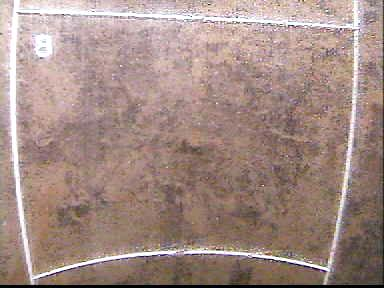
%> input picture matlab/im.jpg, 384 x 288 px
$ octave demo_interpolation.m   (GNU Octave 9; MATLAB toolbox functions it lacks are replaced by stand-ins)
%> lines starting %> are read from the running program, lines starting %| are printed output that depends on the picture
### matlab/rbfwarp2d.m
function [imo,mask] = rbfwarp2d( im, ps, pd, varargin )
% Radial base function/Thin-plate spline 2D image warping.
% [imo,mask] = rbfwarp2d( im, ps, pd, method)
%   input:
%       im: image 2d matrix
%       ps: 2d source landmark [n*2]
%       pd: 2d destin landmark [n*2]
%       method:
%         'gau',r  - for Gaussian function   ko = exp(-|pi-pj|/r.^2);
%         'thin'   - for Thin plate function ko = (|pi-pj|^2) * log(|pi-pj|^2)
%   output:
%       imo  : output matrix
%       mask : mask for output matrix, 0/1 means out/in the border
%
%   Bookstein, F. L.
%   "Principal Warps: Thin Plate Splines and the Decomposition of Deformations."
%   IEEE Trans. Pattern Anal. Mach. Intell. 11, 567-585, 1989.
%
%   Code by WangLin
%   2015-11-5
%   wanglin193@hotmail.com

num_required_parameters = 3;
if nargin < num_required_parameters
    help rbfwarp2d.m
    return;
end

% initialize default parameters
[imh,imw,imc] = size(im);
r = 0.1*imw;
imo = zeros(imh,imw,imc);
mask = zeros(imh,imw);

% parse parameters
if nargin > num_required_parameters
    iVarargin = 1;
    while iVarargin <= nargin - num_required_parameters
        switch lower(varargin{iVarargin})
            case 'thin'
                method = 't';
            case 'gau'
                method = 'g';
                r = varargin{iVarargin+1};
                iVarargin = iVarargin + 1;
        end
        iVarargin = iVarargin + 1;
    end
end

%% Training w with L
nump = size(pd,1);
num_center = size(ps,1);
K=zeros(nump,num_center);

for i=1:num_center
    %Inverse warping from destination!
    dx = ones(nump,1)*ps(i,:)-pd;
    K(:,i) = sum(dx.^2,2);
end

if( strcmpi(method,'g') )
    K = rbf(K,r);
elseif( strcmpi(method,'t') )
    K = ThinPlate(K);
end

% P = [1,xp,yp] where (xp,yp) are n landmark points (nx2)
P = [ones(num_center,1),pd];
% L = [ K  P;
%       P' 0 ]
L = [K,P;P',zeros(3,3)];
% Y = [x,y;
%      0,0]; (n+3)x2
Y = [ps;zeros(3,2)];
%w = inv(L)*Y;

c = cond(L);
fprintf('cond of L %f\n ', c)
c


w = L\Y;

w2 = linsolve(L,Y)

csvwrite('w2.csv',w2);
csvwrite('L.csv',L);
csvwrite('Y.csv',Y);
csvwrite('w.csv',w);

save('L','L');
save('Y','Y');
save('w','w');


%% Using w
[x,y] = meshgrid(1:imw,1:imh);
pt = [x(:), y(:)];

nump = size(pt,1);
Kp = zeros(nump,num_center);
for i=1:num_center
    dx = ones(nump,1)*ps(i,:)-pt;
    Kp(:,i) = sum(dx.^2,2);
end
if( strcmpi(method,'g') )
    Kp = rbf(Kp,r);
elseif( strcmpi(method,'t') )
    Kp = ThinPlate(Kp);
end

L2 = [Kp,ones(nump,1),pt];
ptall = L2*w;

%csvwrite('L.csv',ret);

%reshape to 2d image
%xd = reshape( ptall(:,1),imh,imw );
%yd = reshape( ptall(:,2),imh,imw );

csvwrite('im.csv',im(:,:,1));
csvwrite('ptall.csv',ptall);


for i = 1:imc
    imt= interp2( single(im(:,:,i)),ptall(:,1),ptall(:,2),'linear');
    imo(:,:,i) = reshape(uint8(imt),imh,imw);
end


mask = ~isnan(imt);

% [16 lines of commented-out code are left out]


mask = ~isnan(imt);
end

function ko = rbf(d,r)
    ko = exp(-d/r.^2);
end

% [6 lines left out: function ThinPlate, not called in this run]

### matlab/demo_interpolation.m
clear all, close all

% load image
original = imread('im.jpg');
%> original is the input picture: size 288x384x3 uint8; mean R, G, B 162.9, 139.6, 132.4

% load correspondences
ps = dlmread('ps.txt'); % image points
pd = dlmread('pd.txt'); % reference points

% interpolate
im = rgb2gray(original);
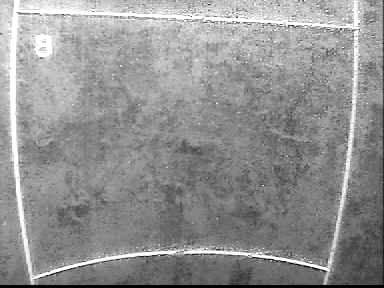
%> im: size 288x384 uint8; min 0, max 255, mean 145.8
w = size(im,2);
%> w = 384
rectified = rbfwarp2d( im, ps, pd,'gau',.5*w);
%> the loop in rbfwarp2d, `while iVarargin <= nargin - num_required_parameters` made 1 pass
%> r on pass 1: 192
%> after the loop in rbfwarp2d, `while iVarargin <= nargin - num_required_parameters`: iVarargin = 3; method = 'g'
%> in rbf, `ko = exp(-d/r.^2);`:
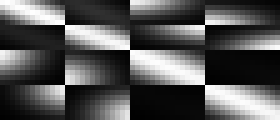
%> ko: size 24x56 double (shown 5 times larger); min 0.00395, max 0.998, mean 0.335
%> the run ends on the next line

$ run again, with matlab/1602.tiff saved as matlab/im.jpg
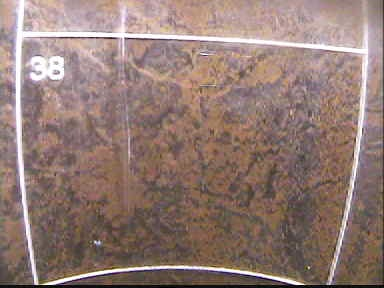
%> input picture matlab/1602.tiff, 384 x 288 px
%> original is the input picture: size 288x384x3 uint8; mean R, G, B 145.8, 122.5, 115.5
%> `im = rgb2gray(original);`:
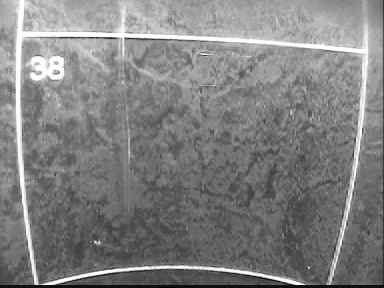
%> im: size 288x384 uint8; min 0, max 255, mean 128.7
%> the loop in rbfwarp2d, `while iVarargin <= nargin - num_required_parameters` made 1 pass
%> r on pass 1: 192
%> after the loop in rbfwarp2d, `while iVarargin <= nargin - num_required_parameters`: iVarargin = 3; method = 'g'

$ run again, with matlab/3311.tiff saved as matlab/im.jpg
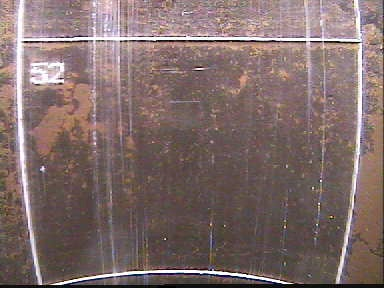
%> input picture matlab/3311.tiff, 384 x 288 px
%> original is the input picture: size 288x384x3 uint8; mean R, G, B 128, 108.3, 106.2
%> `im = rgb2gray(original);`:
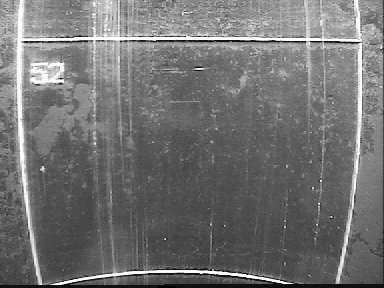
%> im: size 288x384 uint8; min 0, max 255, mean 114
%> the loop in rbfwarp2d, `while iVarargin <= nargin - num_required_parameters` made 1 pass
%> r on pass 1: 192
%> after the loop in rbfwarp2d, `while iVarargin <= nargin - num_required_parameters`: iVarargin = 3; method = 'g'

$ run again, with matlab/713.tiff saved as matlab/im.jpg
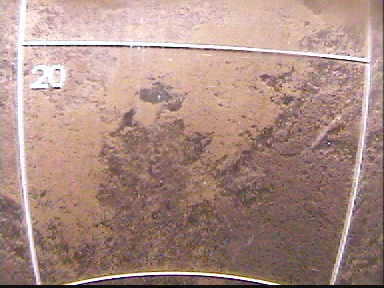
%> input picture matlab/713.tiff, 384 x 288 px
%> original is the input picture: size 288x384x3 uint8; mean R, G, B 170.6, 140.6, 131.8
%> `im = rgb2gray(original);`:
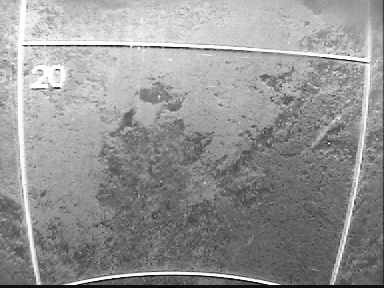
%> im: size 288x384 uint8; min 0, max 255, mean 148.5
%> the loop in rbfwarp2d, `while iVarargin <= nargin - num_required_parameters` made 1 pass
%> r on pass 1: 192
%> after the loop in rbfwarp2d, `while iVarargin <= nargin - num_required_parameters`: iVarargin = 3; method = 'g'
